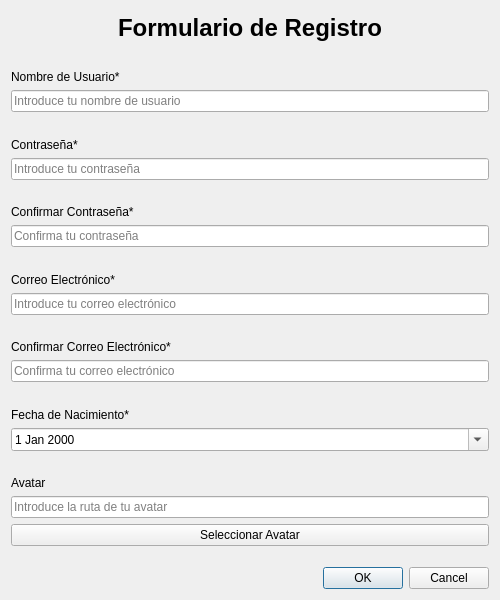
<?xml version="1.0" encoding="UTF-8"?>
<ui version="4.0">
 <class>PantallaRegistro</class>
 <widget class="QDialog" name="PantallaRegistro">
  <property name="windowModality">
   <enum>Qt::WindowModality::ApplicationModal</enum>
  </property>
  <property name="geometry">
   <rect>
    <x>0</x>
    <y>0</y>
    <width>500</width>
    <height>600</height>
   </rect>
  </property>
  <property name="windowTitle">
   <string>Registro de Usuario</string>
  </property>
  <layout class="QGridLayout" name="gridLayout">
   <item row="15" column="0">
    <widget class="QPushButton" name="botonSeleccionarAvatar">
     <property name="text">
      <string>Seleccionar Avatar</string>
     </property>
    </widget>
   </item>
   <item row="9" column="0">
    <widget class="QLabel" name="labelConfirmarCorreo">
     <property name="text">
      <string>Confirmar Correo Electrónico*</string>
     </property>
     <property name="alignment">
      <set>Qt::AlignmentFlag::AlignBottom|Qt::AlignmentFlag::AlignLeading|Qt::AlignmentFlag::AlignLeft</set>
     </property>
    </widget>
   </item>
   <item row="13" column="0">
    <widget class="QLabel" name="labelAvatar">
     <property name="text">
      <string>Avatar</string>
     </property>
     <property name="alignment">
      <set>Qt::AlignmentFlag::AlignBottom|Qt::AlignmentFlag::AlignLeading|Qt::AlignmentFlag::AlignLeft</set>
     </property>
    </widget>
   </item>
   <item row="11" column="0">
    <widget class="QLabel" name="labelFechaNacimiento">
     <property name="text">
      <string>Fecha de Nacimiento*</string>
     </property>
     <property name="alignment">
      <set>Qt::AlignmentFlag::AlignBottom|Qt::AlignmentFlag::AlignLeading|Qt::AlignmentFlag::AlignLeft</set>
     </property>
    </widget>
   </item>
   <item row="7" column="0">
    <widget class="QLabel" name="labelCorreo">
     <property name="text">
      <string>Correo Electrónico*</string>
     </property>
     <property name="alignment">
      <set>Qt::AlignmentFlag::AlignBottom|Qt::AlignmentFlag::AlignLeading|Qt::AlignmentFlag::AlignLeft</set>
     </property>
    </widget>
   </item>
   <item row="4" column="0">
    <widget class="QLineEdit" name="lineEditContrasena">
     <property name="echoMode">
      <enum>QLineEdit::EchoMode::Password</enum>
     </property>
     <property name="placeholderText">
      <string>Introduce tu contraseña</string>
     </property>
    </widget>
   </item>
   <item row="14" column="0">
    <widget class="QLineEdit" name="lineEditAvatar">
     <property name="placeholderText">
      <string>Introduce la ruta de tu avatar</string>
     </property>
    </widget>
   </item>
   <item row="12" column="0">
    <widget class="QDateEdit" name="dateEditNacimiento">
     <property name="calendarPopup">
      <bool>true</bool>
     </property>
    </widget>
   </item>
   <item row="2" column="0">
    <widget class="QLineEdit" name="lineEditUsuario">
     <property name="placeholderText">
      <string>Introduce tu nombre de usuario</string>
     </property>
    </widget>
   </item>
   <item row="10" column="0">
    <widget class="QLineEdit" name="lineEditConfirmarCorreo">
     <property name="placeholderText">
      <string>Confirma tu correo electrónico</string>
     </property>
    </widget>
   </item>
   <item row="1" column="0">
    <widget class="QLabel" name="labelNickname">
     <property name="text">
      <string>Nombre de Usuario*</string>
     </property>
     <property name="alignment">
      <set>Qt::AlignmentFlag::AlignBottom|Qt::AlignmentFlag::AlignLeading|Qt::AlignmentFlag::AlignLeft</set>
     </property>
    </widget>
   </item>
   <item row="0" column="0">
    <widget class="QLabel" name="labelTitulo">
     <property name="font">
      <font>
       <pointsize>18</pointsize>
       <bold>true</bold>
      </font>
     </property>
     <property name="text">
      <string>Formulario de Registro</string>
     </property>
     <property name="alignment">
      <set>Qt::AlignmentFlag::AlignCenter</set>
     </property>
    </widget>
   </item>
   <item row="6" column="0">
    <widget class="QLineEdit" name="lineEditConfirmarContrasena">
     <property name="echoMode">
      <enum>QLineEdit::EchoMode::Password</enum>
     </property>
     <property name="placeholderText">
      <string>Confirma tu contraseña</string>
     </property>
    </widget>
   </item>
   <item row="8" column="0">
    <widget class="QLineEdit" name="lineEditCorreo">
     <property name="placeholderText">
      <string>Introduce tu correo electrónico</string>
     </property>
    </widget>
   </item>
   <item row="17" column="0">
    <widget class="QDialogButtonBox" name="buttonBox">
     <property name="orientation">
      <enum>Qt::Orientation::Horizontal</enum>
     </property>
     <property name="standardButtons">
      <set>QDialogButtonBox::StandardButton::Cancel|QDialogButtonBox::StandardButton::Ok</set>
     </property>
    </widget>
   </item>
   <item row="3" column="0">
    <widget class="QLabel" name="labelContrasena">
     <property name="sizePolicy">
      <sizepolicy hsizetype="Preferred" vsizetype="Preferred">
       <horstretch>0</horstretch>
       <verstretch>0</verstretch>
      </sizepolicy>
     </property>
     <property name="text">
      <string>Contraseña*</string>
     </property>
     <property name="alignment">
      <set>Qt::AlignmentFlag::AlignBottom|Qt::AlignmentFlag::AlignLeading|Qt::AlignmentFlag::AlignLeft</set>
     </property>
    </widget>
   </item>
   <item row="5" column="0">
    <widget class="QLabel" name="labelConfirmarContrasena">
     <property name="text">
      <string>Confirmar Contraseña*</string>
     </property>
     <property name="alignment">
      <set>Qt::AlignmentFlag::AlignBottom|Qt::AlignmentFlag::AlignLeading|Qt::AlignmentFlag::AlignLeft</set>
     </property>
    </widget>
   </item>
   <item row="16" column="0">
    <spacer name="verticalSpacer">
     <property name="orientation">
      <enum>Qt::Orientation::Vertical</enum>
     </property>
     <property name="sizeType">
      <enum>QSizePolicy::Policy::Fixed</enum>
     </property>
     <property name="sizeHint" stdset="0">
      <size>
       <width>20</width>
       <height>15</height>
      </size>
     </property>
    </spacer>
   </item>
  </layout>
 </widget>
 <tabstops>
  <tabstop>lineEditUsuario</tabstop>
  <tabstop>lineEditContrasena</tabstop>
  <tabstop>lineEditConfirmarContrasena</tabstop>
  <tabstop>lineEditCorreo</tabstop>
  <tabstop>lineEditConfirmarCorreo</tabstop>
  <tabstop>dateEditNacimiento</tabstop>
  <tabstop>lineEditAvatar</tabstop>
  <tabstop>botonSeleccionarAvatar</tabstop>
 </tabstops>
 <resources/>
 <connections>
  <connection>
   <sender>buttonBox</sender>
   <signal>rejected()</signal>
   <receiver>PantallaRegistro</receiver>
   <slot>reject()</slot>
   <hints>
    <hint type="sourcelabel">
     <x>20</x>
     <y>20</y>
    </hint>
    <hint type="destinationlabel">
     <x>20</x>
     <y>20</y>
    </hint>
   </hints>
  </connection>
 </connections>
</ui>
